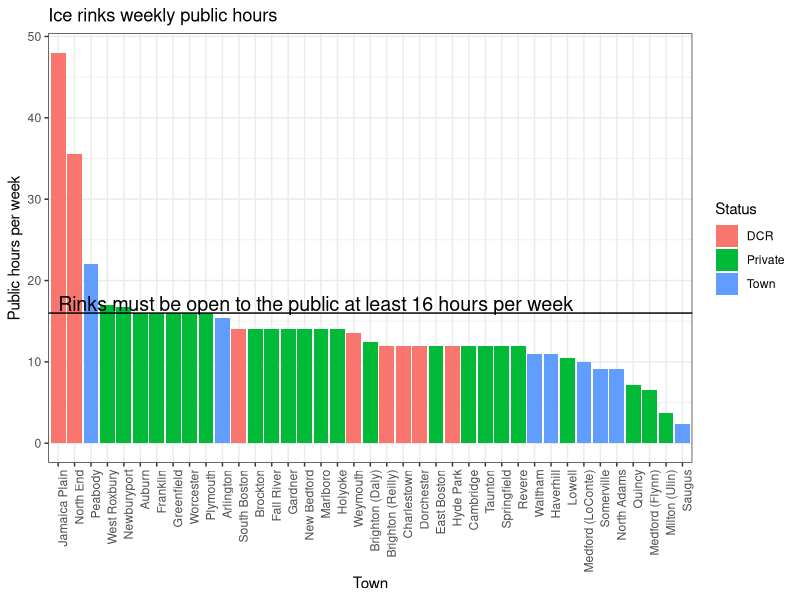

Recreate this plot in R.
## ---- chunk 1
library(stringr)
library(lubridate)
library(dplyr)
library(ggplot2)
library(scales)

# Read csv.
icerinks <- read.csv('data.csv', strip.white=T, stringsAsFactors=F, row.names = NULL) %>%
  mutate(
    hours = hm(Hours)/hours(1)
  )
## ---- chunk 2

# Convert hours.each.week to hours
data <- icerinks %>%
  select(Town,hours,Status) %>%
  arrange(desc(hours))

# Order Town factor by hours
data$Town <- factor(data$Town, levels = data$Town[order(-data$hours)])

ggplot(data, aes(Town,hours,fill=Status)) +
  theme_bw() +
  geom_bar(stat='identity') +
  geom_hline(yintercept=16) +
  annotate("text", label = 'Rinks must be open to the public at least 16 hours per week', x = 1, y = 16.25, size = 5, hjust=0, vjust=0) +
  ylab('Public hours per week') +
  ggtitle('Ice rinks weekly public hours') +
  theme(axis.text.x = element_text(angle = 90, hjust = 1))

# Export data
write.csv(data, '../output.csv')
## ---- chunk 3
data <- icerinks %>%
  group_by(Status == 'DCR') %>%
  summarise(
    count = n(),
    mean.hours = mean(hours),
    median.hours = median(hours)
  )

knitr::kable(data)
